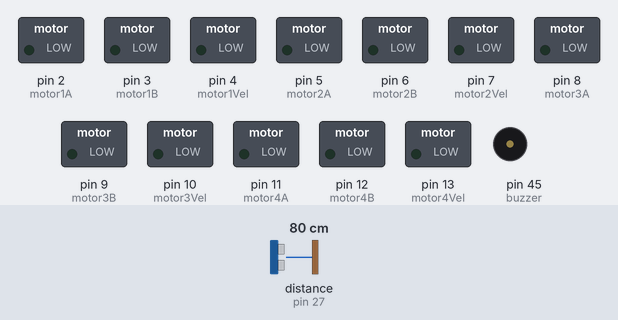
Bench run of a sketch on a simulated Arduino Mega 2560, built with avr-gcc and run on an emulated ATmega2560. Parts: switched loads named in the sketch (green lamp = pin HIGH), buzzer (waves = sounding, pin HIGH). Wiring (inferred from the names in the program): ultrasonic range finder: trigger pin 26; echo pin 27. The inputs (shaded band) are chosen by the test bench; at power-on: distance to the obstacle (sensor on pin 27) 80 cm. The echo pulse lasts 58.3 µs per cm; pins used as bus, display or sensor lines are not drawn.

Above: at 1.2 s.
1.3 s: distance to the obstacle (sensor on pin 27) set to 28 cm
2.8 s: distance to the obstacle (sensor on pin 27) set to 24 cm
At 4.2 s:
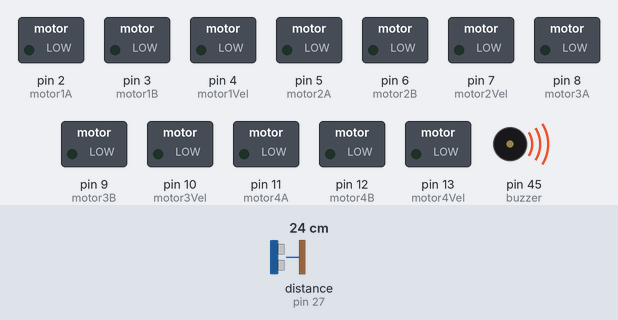
8.8 s: distance to the obstacle (sensor on pin 27) set to 35 cm
At 9.8 s:
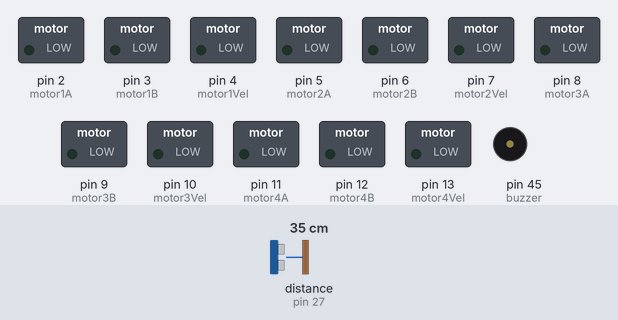
Timing chart, 0 to 11.3 s (numbered marks = the images above; inputs shaded):
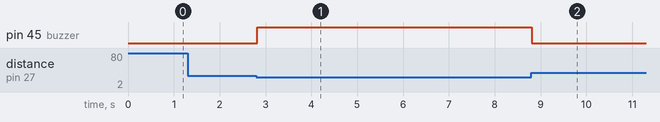

The sketch:

Esclavo_MEGA2560.ino
```cpp
/* Esclavo (MEGA2560) — con RFID + ultrasonido + motores */
#include <SPI.h>
#include <MFRC522.h>

// ================= VARIABLES GENERALES =================
String msg = "";
int vel = 0;

// ================= VARIABLES MOTOR =================
#define motor1A 2
#define motor1B 3
#define motor1Vel 4
#define motor2A 5
#define motor2B 6
#define motor2Vel 7
#define motor3A 8
#define motor3B 9
#define motor3Vel 10
#define motor4A 11
#define motor4B 12
#define motor4Vel 13

// ================= VARIABLES RFID =================
#define RST_PIN 48
#define SS_PIN 53
MFRC522 mfrc522(SS_PIN, RST_PIN);
#define buzzer 45

// ================= VARIABLES SENSORES ULTRASONICOS =================
const int trigPin = 26;
const int echoPin = 27;
bool paradaEmergencia = false;
#define DISTANCIA_PARADA 25

// ================= ZONA / RFID CONTROL =================
// IMPORTANT: ara aquesta zona la MANA la RP2040
int zonaActual = 0;

unsigned long ultimoEnvio = 0;
const unsigned long intervaloRFID = 200;
bool tarjetaDetectada = false;

int lastZonaSent = -1;
byte lastValorSent = 0x00;

// ================= ULTRASONIDO: medir distancia =================
int medirDistancia() {
  digitalWrite(trigPin, LOW);
  delayMicroseconds(2);
  digitalWrite(trigPin, HIGH);
  delayMicroseconds(10);
  digitalWrite(trigPin, LOW);

  long tiempo = pulseIn(echoPin, HIGH, 30000);
  if (tiempo == 0) return 999;  // sin eco = libre

  return (int)(tiempo * 0.034 / 2);
}

// ================= UART1 LINE READER (NO BLOQUEANTE) =================
static bool readLineSerial1(String &out) {
  static char buf[32];
  static uint8_t idx = 0;

  while (Serial1.available()) {
    char c = (char)Serial1.read();
    if (c == '\r') continue;

    if (c == '\n') {
      buf[idx] = '\0';
      out = String(buf);
      idx = 0;
      out.trim();
      return true;
    }

    if (idx < sizeof(buf) - 1) buf[idx++] = c;
    else idx = 0;  // overflow -> reset
  }
  return false;
}

// ================= MOTORES =================
void moveKUKI(char direccion, bool parada, int velPWM) {
  if (parada) {
    velPWM = 0;
    digitalWrite(motor1A, LOW); digitalWrite(motor1B, LOW);
    digitalWrite(motor2A, LOW); digitalWrite(motor2B, LOW);
    digitalWrite(motor3A, LOW); digitalWrite(motor3B, LOW);
    digitalWrite(motor4A, LOW); digitalWrite(motor4B, LOW);
  }

  velPWM = constrain(velPWM, 0, 255);

  switch (direccion) {
    case 'a':
    case 'o':
      digitalWrite(motor1A, HIGH); digitalWrite(motor1B, LOW);
      digitalWrite(motor2A, HIGH); digitalWrite(motor2B, LOW);
      digitalWrite(motor3A, HIGH); digitalWrite(motor3B, LOW);
      digitalWrite(motor4A, HIGH); digitalWrite(motor4B, LOW);
      break;

    case 'b':
      digitalWrite(motor1A, LOW);  digitalWrite(motor1B, LOW);
      digitalWrite(motor2A, HIGH); digitalWrite(motor2B, LOW);
      digitalWrite(motor3A, HIGH); digitalWrite(motor3B, LOW);
      digitalWrite(motor4A, LOW);  digitalWrite(motor4B, LOW);
      break;

    case 'c':
      digitalWrite(motor1A, LOW);  digitalWrite(motor1B, HIGH);
      digitalWrite(motor2A, HIGH); digitalWrite(motor2B, LOW);
      digitalWrite(motor3A, HIGH); digitalWrite(motor3B, LOW);
      digitalWrite(motor4A, LOW);  digitalWrite(motor4B, HIGH);
      break;

    case 'd':
      digitalWrite(motor1A, LOW);  digitalWrite(motor1B, HIGH);
      digitalWrite(motor2A, LOW);  digitalWrite(motor2B, LOW);
      digitalWrite(motor3A, LOW);  digitalWrite(motor3B, LOW);
      digitalWrite(motor4A, LOW);  digitalWrite(motor4B, HIGH);
      break;

    case 'e':
      digitalWrite(motor1A, LOW); digitalWrite(motor1B, HIGH);
      digitalWrite(motor2A, LOW); digitalWrite(motor2B, HIGH);
      digitalWrite(motor3A, LOW); digitalWrite(motor3B, HIGH);
      digitalWrite(motor4A, LOW); digitalWrite(motor4B, HIGH);
      break;

    case 'f':
      digitalWrite(motor1A, LOW); digitalWrite(motor1B, LOW);
      digitalWrite(motor2A, LOW); digitalWrite(motor2B, HIGH);
      digitalWrite(motor3A, LOW); digitalWrite(motor3B, HIGH);
      digitalWrite(motor4A, LOW); digitalWrite(motor4B, LOW);
      break;

    case 'g':
      digitalWrite(motor1A, HIGH); digitalWrite(motor1B, LOW);
      digitalWrite(motor2A, LOW);  digitalWrite(motor2B, HIGH);
      digitalWrite(motor3A, LOW);  digitalWrite(motor3B, HIGH);
      digitalWrite(motor4A, HIGH); digitalWrite(motor4B, LOW);
      break;

    case 'h':
      digitalWrite(motor1A, HIGH); digitalWrite(motor1B, LOW);
      digitalWrite(motor2A, LOW);  digitalWrite(motor2B, LOW);
      digitalWrite(motor3A, LOW);  digitalWrite(motor3B, LOW);
      digitalWrite(motor4A, HIGH); digitalWrite(motor4B, LOW);
      break;

    case 'i':
      digitalWrite(motor1A, LOW);  digitalWrite(motor1B, HIGH);
      digitalWrite(motor2A, HIGH); digitalWrite(motor2B, LOW);
      digitalWrite(motor3A, LOW);  digitalWrite(motor3B, HIGH);
      digitalWrite(motor4A, HIGH); digitalWrite(motor4B, LOW);
      break;

    case 'j':
      digitalWrite(motor1A, LOW);  digitalWrite(motor1B, HIGH);
      digitalWrite(motor2A, HIGH); digitalWrite(motor2B, LOW);
      digitalWrite(motor3A, HIGH); digitalWrite(motor3B, LOW);
      digitalWrite(motor4A, LOW);  digitalWrite(motor4B, HIGH);
      break;

    case 'k': case 'l': case 'm': case 'n':
      digitalWrite(motor1A, HIGH); digitalWrite(motor1B, LOW);
      digitalWrite(motor2A, LOW);  digitalWrite(motor2B, LOW);
      digitalWrite(motor3A, HIGH); digitalWrite(motor3B, LOW);
      digitalWrite(motor4A, LOW);  digitalWrite(motor4B, LOW);
      break;

    case 'p': case 'q': case 'r': case 's':
      digitalWrite(motor1A, LOW);  digitalWrite(motor1B, LOW);
      digitalWrite(motor2A, HIGH); digitalWrite(motor2B, LOW);
      digitalWrite(motor3A, LOW);  digitalWrite(motor3B, LOW);
      digitalWrite(motor4A, HIGH); digitalWrite(motor4B, LOW);
      break;

    default:
      digitalWrite(motor1A, LOW); digitalWrite(motor1B, LOW);
      digitalWrite(motor2A, LOW); digitalWrite(motor2B, LOW);
      digitalWrite(motor3A, LOW); digitalWrite(motor3B, LOW);
      digitalWrite(motor4A, LOW); digitalWrite(motor4B, LOW);
      velPWM = 0;
      break;
  }

  analogWrite(motor1Vel, velPWM);
  analogWrite(motor2Vel, velPWM);
  analogWrite(motor3Vel, velPWM);
  analogWrite(motor4Vel, velPWM);
}

// ================= RFID =================
void RFID() {
  if (millis() - ultimoEnvio < intervaloRFID) return;

  if (!mfrc522.PICC_IsNewCardPresent()) {
    tarjetaDetectada = false;
    lastZonaSent = -1;
    return;
  }

  if (!mfrc522.PICC_ReadCardSerial()) return;

  byte sector = 1;
  byte blocDins = 0;
  byte posicion = 0;

  switch (zonaActual) {
    case 0:
    case 1:
      blocDins = 1;
      posicion = 1;
      break;
    case 2:
      blocDins = 2;
      posicion = 1;
      break;
    case 3:
      blocDins = 2;
      posicion = 8;
      break;
    default:
      mfrc522.PICC_HaltA();
      return;
  }

  byte bloque = sector * 4 + blocDins;

  MFRC522::MIFARE_Key key;
  for (byte i = 0; i < 6; i++) key.keyByte[i] = 0xFF;

  byte buffer[18];
  byte size = sizeof(buffer);

  if (mfrc522.PCD_Authenticate(MFRC522::PICC_CMD_MF_AUTH_KEY_A,
                               bloque, &key, &(mfrc522.uid)) != MFRC522::STATUS_OK) {
    mfrc522.PICC_HaltA();
    mfrc522.PCD_StopCrypto1();
    return;
  }

  if (mfrc522.MIFARE_Read(bloque, buffer, &size) != MFRC522::STATUS_OK) {
    mfrc522.PICC_HaltA();
    mfrc522.PCD_StopCrypto1();
    return;
  }

  if (posicion >= 16) {
    mfrc522.PICC_HaltA();
    mfrc522.PCD_StopCrypto1();
    return;
  }

  byte valor = buffer[posicion];

  if (!tarjetaDetectada || zonaActual != lastZonaSent || valor != lastValorSent) {
    Serial1.print("Z");
    Serial1.print(zonaActual);
    Serial1.print(":");
    if (valor < 0x10) Serial1.print("0");
    Serial1.print(valor, HEX);
    Serial1.println();

    Serial.print("TX -> Z");
    Serial.print(zonaActual);
    Serial.print(":");
    if (valor < 0x10) Serial.print("0");
    Serial.print(valor, HEX);
    Serial.println();

    ultimoEnvio = millis();
    tarjetaDetectada = true;
    lastZonaSent = zonaActual;
    lastValorSent = valor;
  }

  mfrc522.PICC_HaltA();
  mfrc522.PCD_StopCrypto1();
}

// ================= SETUP =================
void setup() {
  Serial.begin(9600);
  Serial1.begin(9600);

  pinMode(motor1A, OUTPUT);
  pinMode(motor1B, OUTPUT);
  pinMode(motor1Vel, OUTPUT);
  pinMode(motor2A, OUTPUT);
  pinMode(motor2B, OUTPUT);
  pinMode(motor2Vel, OUTPUT);
  pinMode(motor3A, OUTPUT);
  pinMode(motor3B, OUTPUT);
  pinMode(motor3Vel, OUTPUT);
  pinMode(motor4A, OUTPUT);
  pinMode(motor4B, OUTPUT);
  pinMode(motor4Vel, OUTPUT);

  pinMode(trigPin, OUTPUT);
  pinMode(echoPin, INPUT);
  pinMode(buzzer, OUTPUT);
  SPI.begin();
  mfrc522.PCD_Init();
}

// ================= LOOP =================
void loop() {

  // 1️⃣ Calcular parada
  paradaEmergencia = (medirDistancia() <= DISTANCIA_PARADA);

  // 2️⃣ Buzzer independiente
  digitalWrite(buzzer, paradaEmergencia ? HIGH : LOW);

  // 3️⃣ RX desde RP2040
  String line;
  if (readLineSerial1(line)) {

    msg = line;

    if (msg.length() >= 3) {
      const char zc = msg[0];
      const char dcIn = msg[1];
      const int vIn = msg.substring(2).toInt();

      if (zc >= '0' && zc <= '3')
        zonaActual = (zc - '0');

      vel = constrain(vIn, 0, 255);

      char dc = dcIn;
      if (zonaActual == 0 || vel == 0)
        dc = 'z';

      moveKUKI(dc, paradaEmergencia, vel);

      Serial.print("RX <- ");
      Serial.print(msg);
      Serial.print(" | zonaTarget=");
      Serial.print(zonaActual);
      Serial.print(" | dir=");
      Serial.print(dc);
      Serial.print(" | vel=");
      Serial.print(vel);
      Serial.print(" | parada=");
      Serial.println(paradaEmergencia ? "YES" : "NO");
    }
  }

  // 4️⃣ RFID
  RFID();
}
```

Measured:
- the behaviour switches between 27 and 26 cm on distance to the obstacle (sensor on pin 27) (found by bisection; images 0 and 1)
- after the input at 1.3 s, every drawn part: stays the same
- after the input at 2.8 s, pin 45 (buzzer): LOW → HIGH at once
- after the input at 8.8 s, pin 45 (buzzer): HIGH → LOW at once
